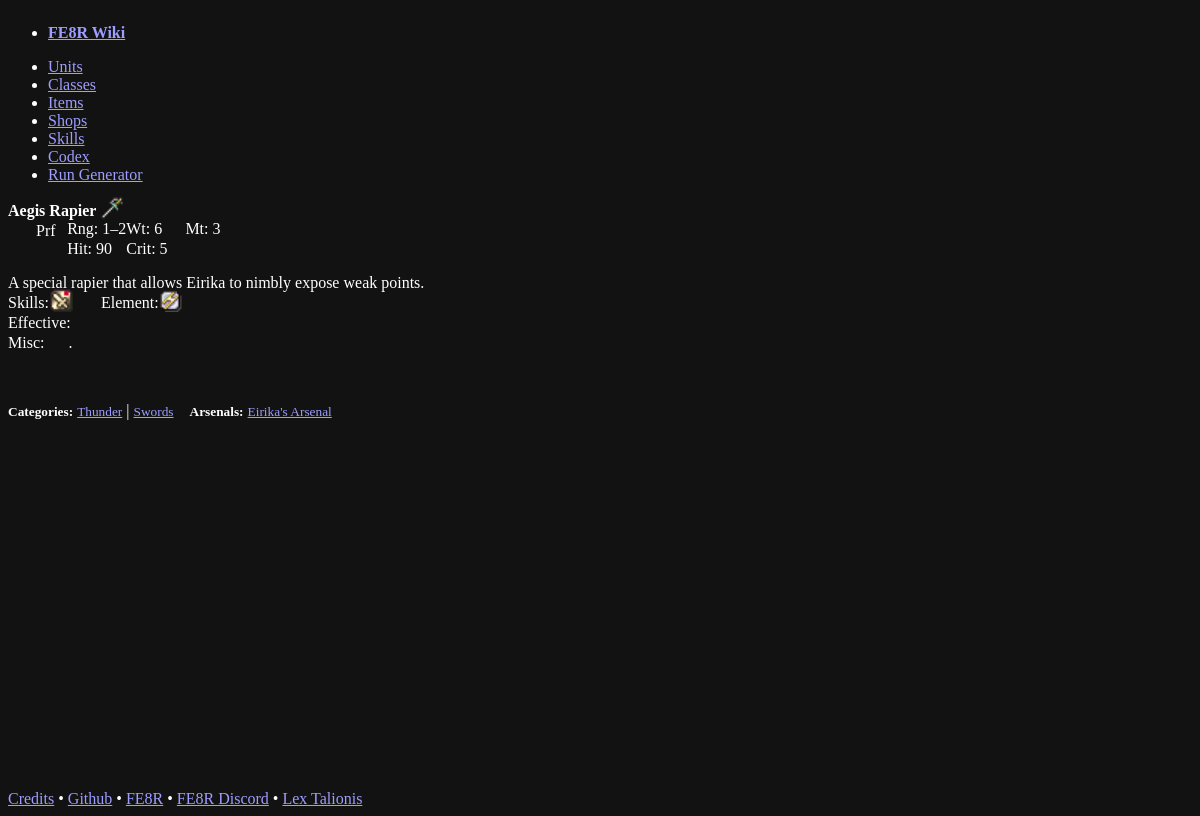
The page /items/Rapier on the database its author committed.
### app/models.py (models this page shows, shortened)
class Item(db.Model):
    __tablename__ = "items"
    nid: Mapped[str] = mapped_column(primary_key=True)
    name: Mapped[str]
    desc: Mapped[str]
    value: Mapped[int]
    weapon_rank: Mapped[str]
    weapon_rank_order_key: Mapped[str]
    weapon_type: Mapped[str]
    target: Mapped[str]
    damage: Mapped[int]
    weight: Mapped[int]
    crit: Mapped[int]
    hit: Mapped[int]
    min_range: Mapped[int]
    max_range: Mapped[int]
    icon_class: Mapped[str]
    categories: Mapped[list["ItemCategory"]] = relationship(
        secondary=item_category_assoc,
        back_populates="items",
    )
    sub_items = relationship(
        "Item",
        secondary=sub_item_assoc,
        primaryjoin=(sub_item_assoc.c.super_item_nid == nid),
        secondaryjoin=(sub_item_assoc.c.sub_item_nid == nid),
        backref="super_items",
    )
    status_on_equip = relationship(
        "Skill",
        secondary=item_skill_assoc,
        backref="items",
    )

class ItemCategory(db.Model):
    __tablename__ = "item_categories"
    nid: Mapped[str] = mapped_column(primary_key=True)
    name: Mapped[str]
    type: Mapped[str]
    order_key: Mapped[int]
    items: Mapped[list["Item"]] = relationship(
        secondary=item_category_assoc,
        back_populates="categories",
    )

class Arsenal(db.Model):
    __tablename__ = "arsenals"
    nid: Mapped[str] = mapped_column(primary_key=True)
    name: Mapped[str]
    desc: Mapped[str]
    icon_class: Mapped[str]
    arsenal_owner_nid: Mapped[str] = mapped_column(
        ForeignKey("units.nid"), nullable=True
    )
    arsenal_owner: Mapped["Unit"] = relationship(back_populates="arsenals")
    items = relationship(
        "Item",
        secondary=arsenal_item_assoc,
        backref="arsenals",
        uselist=True,
    )

### app/blueprints/items.py (the view)
@bp.route("/<string:fe_item_nid>")
def get_fe_item_sheet(fe_item_nid="Iron_Sword_Test") -> str:
    item_data = db.get_or_404(Item, fe_item_nid)
    return render_template("item_sheet.html.jinja2", item_data=item_data)

### app/templates/item_sheet.html.jinja2 (shortened to what this page needs)
{% if not request.headers.hx_request %}
{% extends "layout.html.jinja2" %}
{% endif %}
{% block content %}
<article>
    <header>
        <strong>{{ item_data.name }} <span class="{{ item_data.icon_class }}"></span></strong>
    </header>
    {% if (item_data.weapon_type and item_data.weapon_type not in ['Misc','Accessory','Held Item']) or
    item_data.min_range or item_data.weight or
    item_data.damage or item_data.hit or
    item_data.crit or item_data.value %}
    <section class="stat-grid">
        {% if item_data.weapon_type not in ['Misc','Accessory','Held Item',"Consumable"] %}
        <div>
            <span class=" Wexpicons-icon {{ item_data.weapon_type }}-subIcon"></span>{% if item_data.weapon_rank %}
            {{item_data.weapon_rank}}{% endif %}<br />
        </div>
        {% endif %}
        {% if item_data.min_range %}
        <div>
            {% if item_data.min_range == item_data.max_range %}
            <span class="lt-color-yellow">Rng: </span>{{ item_data.min_range }}<br />
            {% else %}
            <span class="lt-color-yellow">Rng: </span>{{ item_data.min_range }}&ndash;{{ item_data.max_range
            }}<br />
            {% endif %}
        </div>
        {% endif %}
        {% if item_data.weight %}
        <div>
            <span class="lt-color-yellow">Wt: </span>{{ item_data.weight }}<br />
        </div>
        {% endif %}
        {% if item_data.damage %}
        <div>
            <span class="lt-color-yellow">Mt: </span>{{ item_data.damage }}<br />
        </div>
        {% endif %}
        {% if item_data.hit %}
        <div>
            <span class="lt-color-yellow">Hit: </span>{{ item_data.hit }}<br />
        </div>
        {% endif %}
        {% if item_data.crit %}
        <div>
            <span class="lt-color-yellow">Crit: </span>{{ item_data.crit }}<br />
        </div>
        {% endif %}
        {% endif %}
    </section>
    {% if item_data.desc %}
    <section>
        <p>{{ item_data.desc }}</p>
    </section>
    {% endif %}
    {% if item_data.status_on_equip and request.args.get('hideSkills') != "true" %}
    <br />
    <section class="skill-grid">
        {% for skill in item_data.status_on_equip %}
        <div>
        </div>
        {% endfor %}
    </section>
    {% endif %}
    {% if not request.headers.hx_request%}
    <footer>
        {% if item_data.categories %}
        <strong><small>Categories:</small></strong>
        {% for item_cat in item_data.categories%}
        <a href="/items?selectedCategory={{ item_cat.nid }}"><small>{{ item_cat.name }}</small></a>
        {% if not loop.last %}
        |
        {% else %}
        &nbsp;&nbsp;
        {% endif %}
        {% endfor %}
        {% endif %}
        {% if item_data.arsenals %}
        <strong><small>Arsenals:</small></strong>
        {% for arsenal in item_data.arsenals %}
        <a href="/items/arsenals/{{ arsenal.arsenal_owner_nid }}"><small>{{ arsenal.name }}</small></a>
        {% endfor %}
        {% endif %}
    </footer>
    {% endif %}
</article>
{% endblock content %}

### rows shown on the page
Item: name "Aegis Rapier", weapon_rank "Prf", min_range "1", max_range "2", weight "6", damage "3", hit "90", crit "5", desc "A special rapier that allows Eirika to nimbly expose weak points. Skills: Element: Effective: Misc: ."
ItemCategory: name "Thunder"
ItemCategory: name "Swords"
Arsenal: name "Eirika's Arsenal"
